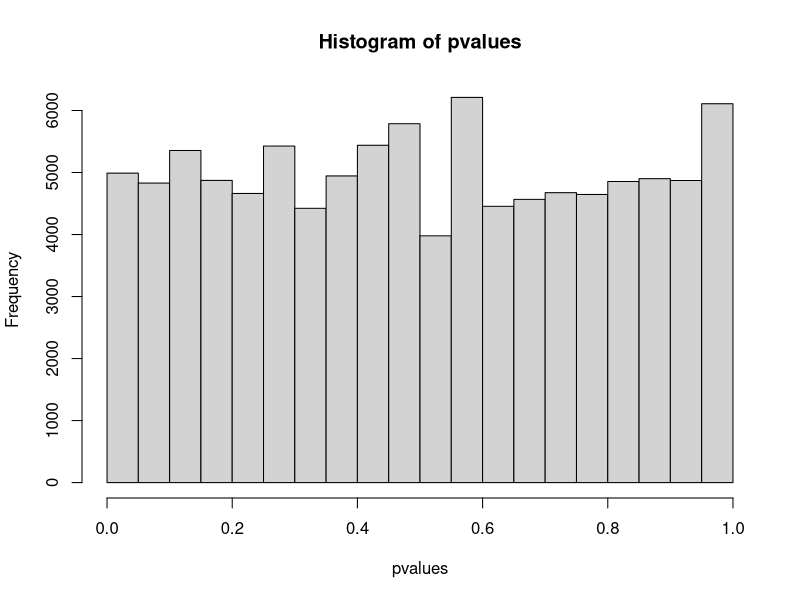
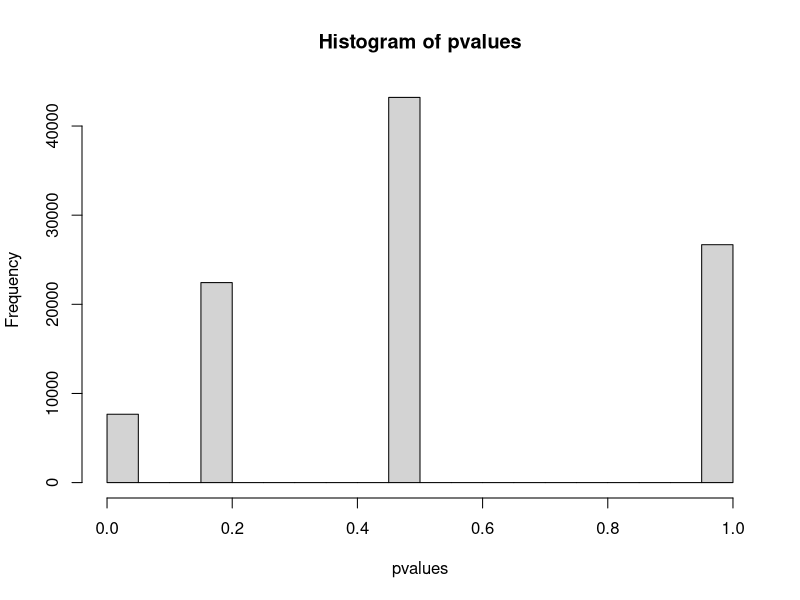

R code for these plots, in order:
## ---- chunk 1
knitr::opts_chunk$set(echo = TRUE)
## ---- chunk 2
prop.test(142, 200, p = 0.75, correct = FALSE)
## ---- chunk 3
prop.test(576, 1028, p = 0.5, correct = FALSE, alternative = "greater")
## ---- chunk 4
# sample size
n <- 5000

# generate the number of successes for our random sample
X <- rbinom(1, n, 0.3)
## ---- chunk 5
# perform our hypothesis test
test <- prop.test(X, n, p = 0.3, correct = "FALSE")
test
## ---- chunk 6
test$p.value
## ---- chunk 7
n <- 5000
samples <- 100000

set.seed(6)
X <- rbinom(samples, n, 0.3)
## ---- chunk 8
# a vectors for our p-values to go in
pvalues <- rep(0, samples)    

# performing 100,000 tests and getting 100,000 p-values
for(i in 1:samples){
  test <- prop.test(X[i], n, p = 0.3, correct = "FALSE")
  pvalues[i] <- test$p.value
}
## ---- chunk 9
hist(pvalues)
## ---- chunk 10
binom.test(3, 62, p = 0.10, alternative = "less")
## ---- chunk 11
n <- 10
samples <- 100000

set.seed(341)
X <- rbinom(samples, n, 0.3)
## ---- chunk 12
# a vectors for our p-values to go in
pvalues <- rep(0, samples)    

# performing 100,000 tests and getting 100,000 p-values
for(i in 1:samples){
  test <- suppressWarnings(prop.test(X[i], n, p = 0.3, correct = "FALSE"))
  pvalues[i] <- test$p.value
}
## ---- chunk 13
hist(pvalues)
## ---- chunk 14
library(pwr)
## ---- chunk 15
# 0.65 is the true value of the proportion
# 0.6 is our hypothesized proportion
# 100 is our proposed sample size 
# 0.05 is our significance level
# We are doing a two.sided test (the other options are "less" and "greater")

pwr.p.test(ES.h(0.65, 0.60), n = 100, sig.level = 0.05, alternative = "two.sided")
## ---- chunk 16
pwr.p.test(ES.h(0.65, 0.6), n = 1000, sig.level = 0.05, alternative = "two.sided")
## ---- chunk 17
pwr.p.test(ES.h(0.65, 0.6), power = 0.90, sig.level = 0.05, alternative = "two.sided")
## ---- chunk 18
pwr.p.test(ES.h(0.57, 0.6), sig.level = 0.05, n = 600, alternative = "less")
## ---- chunk 19
pwr.p.test(ES.h(0.57, 0.6), sig.level = 0.05, power = 0.9, alternative = "less")
